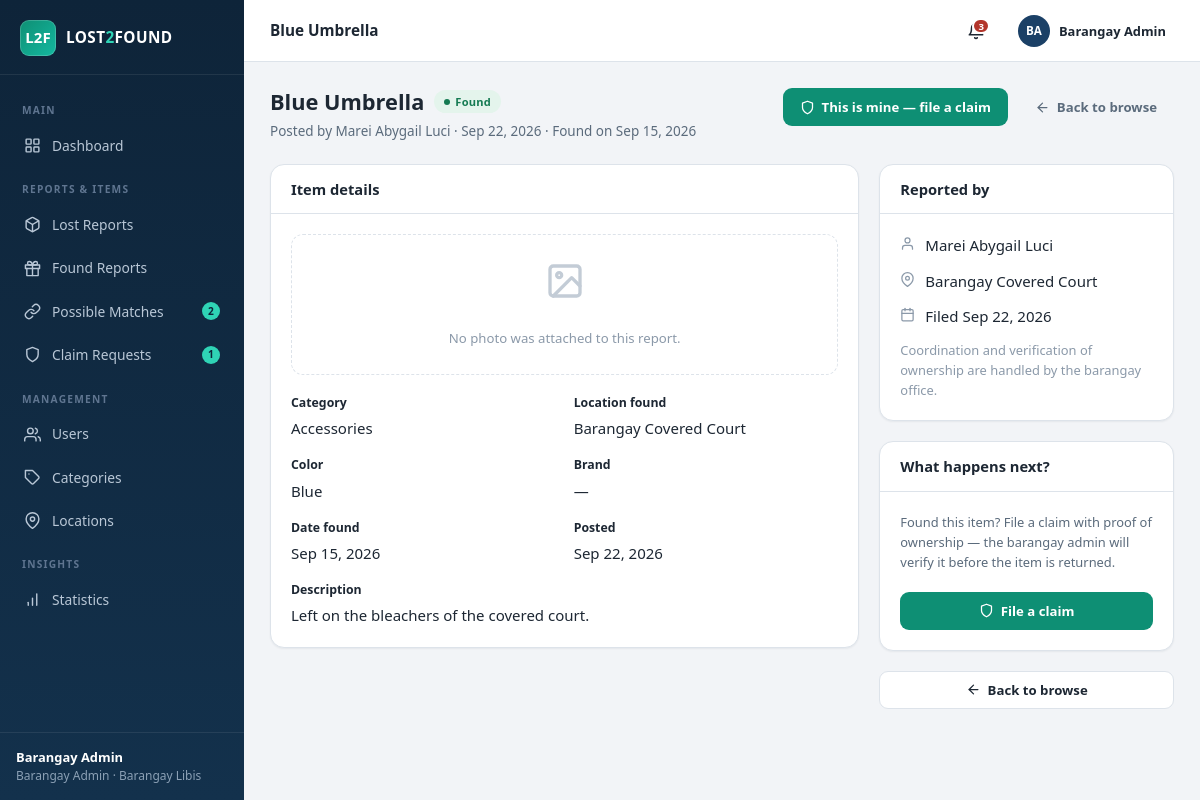
/resident/item_view.php?type=found&id=2&tab=all (signed in), run on the app's committed database.
### tables this page shows
CREATE TABLE IF NOT EXISTS found_items (
  id          INT AUTO_INCREMENT PRIMARY KEY,
  user_id     INT NOT NULL,
  category_id INT NOT NULL,
  location_id INT NOT NULL,
  item_name   VARCHAR(100) NOT NULL,
  description TEXT NOT NULL,
  color       VARCHAR(40)  NOT NULL,
  brand       VARCHAR(60)  DEFAULT NULL,
  date_found  DATE NOT NULL,
  photo       VARCHAR(255) DEFAULT NULL,
  status      ENUM('pending','approved','rejected','matched','returned','closed')
              DEFAULT 'pending',
  reporter_privacy ENUM('name','anonymous') DEFAULT 'name',
  created_at  TIMESTAMP DEFAULT CURRENT_TIMESTAMP,
  updated_at  TIMESTAMP DEFAULT CURRENT_TIMESTAMP ON UPDATE CURRENT_TIMESTAMP,
  FOREIGN KEY (user_id)     REFERENCES users(id)     ON DELETE CASCADE,
  FOREIGN KEY (category_id) REFERENCES categories(id),
  FOREIGN KEY (location_id) REFERENCES locations(id)
);

CREATE TABLE IF NOT EXISTS users (
  id             INT AUTO_INCREMENT PRIMARY KEY,
  full_name      VARCHAR(100) NOT NULL,
  email          VARCHAR(100) NOT NULL UNIQUE,
  password       VARCHAR(255) NOT NULL,
  contact_number VARCHAR(20)  NOT NULL,
  address        VARCHAR(150) NOT NULL,
  role           ENUM('resident','admin') DEFAULT 'resident',
  status         ENUM('pending','active','inactive','rejected') DEFAULT 'pending',
  residency_proof VARCHAR(255) DEFAULT NULL,      
  review_remarks   VARCHAR(255) DEFAULT NULL,     
  reviewed_by      INT DEFAULT NULL,              
  reviewed_at      DATETIME DEFAULT NULL,         
  show_name      TINYINT(1) DEFAULT 1,           
  anonymous_name VARCHAR(60) DEFAULT NULL UNIQUE,  
  created_at     TIMESTAMP DEFAULT CURRENT_TIMESTAMP,
  updated_at     TIMESTAMP DEFAULT CURRENT_TIMESTAMP ON UPDATE CURRENT_TIMESTAMP
);

CREATE TABLE IF NOT EXISTS categories (
  id            INT AUTO_INCREMENT PRIMARY KEY,
  category_name VARCHAR(80) NOT NULL UNIQUE,
  created_at    TIMESTAMP DEFAULT CURRENT_TIMESTAMP
);

CREATE TABLE IF NOT EXISTS locations (
  id            INT AUTO_INCREMENT PRIMARY KEY,
  location_name VARCHAR(100) NOT NULL UNIQUE,
  created_at    TIMESTAMP DEFAULT CURRENT_TIMESTAMP
);

### config/db.php (called while the page is built, shortened)
<?php
function get_db(): PDO {
    static $pdo = null;
    if ($pdo === null) {
        $dsn = 'mysql:host=' . DB_HOST . ';dbname=' . DB_NAME . ';charset=utf8mb4';
        try {
            $pdo = new PDO($dsn, DB_USER, DB_PASS, [
                PDO::ATTR_ERRMODE            => PDO::ERRMODE_EXCEPTION,
                PDO::ATTR_DEFAULT_FETCH_MODE => PDO::FETCH_ASSOC,
                PDO::ATTR_EMULATE_PREPARES   => false,
            ]);
        } catch (PDOException $e) {
            http_response_code(500);
            echo '<div style="font-family:Segoe UI,Arial,sans-serif;max-width:640px;margin:60px auto;padding:24px;border:1px solid #e5e9ef;border-radius:12px">'
               . '<h2 style="margin:0 0 8px;color:#b3261e">Database connection failed</h2>'
               . '<p style="color:#555">' . htmlspecialchars($e->getMessage()) . '</p>'
               . '<p style="color:#555">Make sure MySQL is running in XAMPP, then import the file '
               . '<strong>database/lost2found.sql</strong> via phpMyAdmin '
               . '(<a href="http://localhost/phpmyadmin"><strong>localhost/phpmyadmin</strong></a>).</p>'
               . '</div>';
            exit;
        }
    }
    return $pdo;
}

### resident/item_view.php (the view, shortened to what this page needs)
<?php
require_once __DIR__ . '/../config/config.php';
$db      = get_db();
$uid     = (int)$_SESSION['user']['id'];
$type    = ($_GET['type'] ?? 'lost') === 'found' ? 'found' : 'lost';
$id      = (int)($_GET['id'] ?? 0);
$tab     = in_array((string)($_GET['tab'] ?? ''), ['all', 'lost', 'found'], true) ? (string)$_GET['tab'] : 'all';
$table   = $type . '_items';
$dateCol = $type === 'lost' ? 'date_lost' : 'date_found';
$visible = $type === 'lost'
    ? "('approved','matched','claimed','closed')"
    : "('approved','matched','returned')";
$st = $db->prepare(
    "SELECT i.*, u.full_name AS owner_name, u.anonymous_name AS owner_anonymous,
            c.category_name, loc.location_name
     FROM {$table} i
     JOIN users u ON u.id = i.user_id
     JOIN categories c ON c.id = i.category_id
     JOIN locations loc ON loc.id = i.location_id
     WHERE i.id = ? AND (i.user_id = ? OR i.status IN {$visible})"
);
$st->execute([$id, $uid]);
$item = $st->fetch();
$isOwn   = (int)$item['user_id'] === $uid;
$backUrl = 'resident/browse.php?type=' . $tab;
$reportedBy = reporter_label($item['owner_name'], $item['owner_anonymous'] ?? null, $item['reporter_privacy']);
$myClaim = null;
if ($type === 'found' && !$isOwn) {
    $st = $db->prepare("SELECT id, status FROM claim_requests WHERE found_item_id = ? AND claimant_id = ? ORDER BY id DESC LIMIT 1");
    $st->execute([$id, $uid]);
    $myClaim = $st->fetch();
}
$title  = $item['item_name'];
$active = 'browse';
require __DIR__ . '/../includes/header.php';
?>
<div class="page-head">
  <div>
    <div class="flex" style="margin-bottom:6px">
      <h1 style="margin:0"><?= e($item['item_name']) ?></h1>
      <span class="badge <?= $type === 'lost' ? 'badge-info' : 'badge-success' ?>">
        <?= $type === 'lost' ? 'Lost' : 'Found' ?>
      </span>
    </div>
    <p>
      <?= $isOwn ? 'Your report' : 'Posted by ' . e($reportedBy) ?>
      · <?= time_ago($item['created_at']) ?>
      · <?= $type === 'lost' ? 'Lost on' : 'Found on' ?> <?= fmt_date($item[$dateCol]) ?>
    </p>
  </div>
  <div class="flex">
    <?php if ($type === 'found' && !$isOwn): ?>
      <?php if ($myClaim): ?>
        <span class="badge badge-warn">Claim <?= e($myClaim['status']) ?></span>
        <a class="btn btn-outline" href="<?= base_url('resident/claims.php') ?>"><?= icon('shield', 'i i-sm') ?> My claims</a>
      <?php elseif (in_array($item['status'], ['approved', 'matched'], true)): ?>
        <a class="btn btn-teal" href="<?= base_url('resident/claims.php?new=' . (int)$item['id']) ?>">
          <?= icon('shield', 'i i-sm') ?> This is mine — file a claim
        </a>
      <?php endif; ?>
    <?php endif; ?>
    <a class="btn btn-ghost" href="<?= base_url($backUrl) ?>"><?= icon('back', 'i i-sm') ?> Back to browse</a>
  </div>
</div>
<div class="grid-2-1">
  <div class="card">
    <div class="card-head"><h3>Item details</h3></div>
    <div class="card-body">
      <?php if ($item['photo']): ?>
        <img src="<?= e(photo_url($item['photo'])) ?>" alt="<?= e($item['item_name']) ?>"
             style="max-height:340px;width:100%;object-fit:cover;border-radius:12px;border:1px solid var(--border);margin-bottom:18px">
      <?php else: ?>
        <div class="empty" style="padding:26px 16px;border:1px dashed var(--border);border-radius:12px;margin-bottom:18px">
          <?= icon('image', 'i i-lg') ?>
          <p class="faint" style="margin-top:8px">No photo was attached to this report.</p>
        </div>
      <?php endif; ?>
      <div class="form-grid">
        <div class="field"><label>Category</label><p><?= e($item['category_name']) ?></p></div>
        <div class="field">
          <label><?= $type === 'lost' ? 'Location lost' : 'Location found' ?></label>
          <p><?= e($item['location_name']) ?></p>
        </div>
        <div class="field"><label>Color</label><p><?= e($item['color']) ?></p></div>
        <div class="field"><label>Brand</label><p><?= e($item['brand'] ?: '—') ?></p></div>
        <div class="field">
          <label><?= $type === 'lost' ? 'Date lost' : 'Date found' ?></label>
          <p><?= fmt_date($item[$dateCol]) ?></p>
        </div>
        <div class="field"><label>Posted</label><p><?= time_ago($item['created_at']) ?></p></div>
        <div class="field full"><label>Description</label><p><?= nl2br(e($item['description'])) ?></p></div>
      </div>
    </div>
  </div>
  <div style="display:flex;flex-direction:column;gap:20px">
    <div class="card">
      <div class="card-head"><h3>Reported by</h3></div>
      <div class="card-body">
        <div class="flex mb-2">
          <span style="color:var(--text-faint)"><?= icon('user', 'i i-sm') ?></span>
          <?= e($reportedBy) ?><?= $isOwn ? ' (you)' : '' ?>
        </div>
        <div class="flex mb-2">
          <span style="color:var(--text-faint)"><?= icon('pin', 'i i-sm') ?></span>
          <?= e($item['location_name']) ?>
        </div>
        <div class="flex">
          <span style="color:var(--text-faint)"><?= icon('calendar', 'i i-sm') ?></span>
          Filed <?= time_ago($item['created_at']) ?>
        </div>
        <?php if (!$isOwn): ?>
          <p class="faint" style="margin-top:12px">
            Coordination and verification of ownership are handled by the barangay office.
          </p>
        <?php endif; ?>
      </div>
    </div>
    <div class="card">
      <div class="card-head"><h3>What happens next?</h3></div>
      <div class="card-body">
        <p class="small" style="color:var(--text-soft)">
          <?php if ($type === 'found'): ?>
            Found this item? File a claim with proof of ownership — the barangay admin will
            verify it before the item is returned.
          <?php else: ?>
            Found an item like this? Post it as a found report so the system can match it
            with this lost report automatically.
          <?php endif; ?>
        </p>
        <?php if ($type === 'found' && !$isOwn && !$myClaim && in_array($item['status'], ['approved', 'matched'], true)): ?>
          <a class="btn btn-teal btn-block mt-3" href="<?= base_url('resident/claims.php?new=' . (int)$item['id']) ?>">
            <?= icon('shield', 'i i-sm') ?> File a claim
          </a>
        <?php elseif ($type === 'lost' && !$isOwn): ?>
          <a class="btn btn-teal btn-block mt-3" href="<?= base_url('resident/item_form.php?type=found') ?>">
            <?= icon('gift', 'i i-sm') ?> Post a found item
          </a>
        <?php endif; ?>
      </div>
    </div>
    <a class="btn btn-outline btn-block" href="<?= base_url($backUrl) ?>"><?= icon('back', 'i i-sm') ?> Back to browse</a>
  </div>
</div>
<?php require __DIR__ . '/../includes/footer.php'; ?>

### includes/header.php (shortened to what this page needs)
<?php
require_once __DIR__ . '/../config/config.php';
$u       = current_user();
$isAdmin = is_admin();
$uid     = (int)$u['id'];
$u['full_name'] = $u['full_name'] ?? 'User';
$db      = get_db();
if ($isAdmin) {
    $pendingMatches = (int)$db->query("SELECT COUNT(*) FROM matches WHERE status = 'pending'")->fetchColumn();
    $pendingClaims  = (int)$db->query("SELECT COUNT(*) FROM claim_requests WHERE status = 'pending'")->fetchColumn();
    $pendingUsers   = (int)$db->query("SELECT COUNT(*) FROM users WHERE status = 'pending'")->fetchColumn();
    $myMatches      = 0;
}
$navSections = $isAdmin ? [
    ['Main', [
        ['dashboard', 'admin/dashboard.php', 'dashboard', 'Dashboard', 0],
    ]],
    ['Reports & Items', [
        ['lost',    'admin/lost_items.php',  'box',    'Lost Reports',     0],
        ['found',   'admin/found_items.php', 'gift',   'Found Reports',    0],
        ['matches', 'admin/matches.php',     'link',   'Possible Matches', $pendingMatches],
        ['claims',  'admin/claims.php',      'shield', 'Claim Requests',   $pendingClaims],
    ]],
    ['Management', [
        ['users',      'admin/users.php',      'users', 'Users',      $pendingUsers],
        ['categories', 'admin/categories.php', 'tag',   'Categories', 0],
        ['locations',  'admin/locations.php',  'pin',   'Locations',  0],
    ]],
    ['Insights', [
        ['reports', 'admin/reports.php', 'chart', 'Statistics', 0],
    ]],
] : [
    ['Main', [
        ['dashboard', 'resident/dashboard.php', 'dashboard', 'Dashboard',    0],
        ['browse',    'resident/browse.php',    'search',    'Browse Items', 0],
    ]],
    ['My Reports', [
        ['lost',    'resident/lost_items.php',  'box',    'Lost Reports',     0],
        ['found',   'resident/found_items.php', 'gift',   'Found Reports',    0],
        ['matches', 'resident/matches.php',     'link',   'Possible Matches', $myMatches],
        ['claims',  'resident/claims.php',      'shield', 'My Claims',        0],
    ]],
    ['Account', [
        ['profile', 'resident/profile.php', 'user', 'My Profile', 0],
    ]],
];
$nstmt = $db->prepare('SELECT * FROM notifications WHERE user_id = ? ORDER BY created_at DESC LIMIT 3');
$nstmt->execute([$uid]);
$notifs = $nstmt->fetchAll();
$unread = unread_notifications();
?>
<!DOCTYPE html>
<html lang="en">
<head>
<link rel="stylesheet" href="<?= base_url('assets/css/style.css') ?>?v=<?= (int)filemtime(__DIR__ . '/../assets/css/style.css') ?>">
</head>
<body>
<div class="app">
  <aside class="sidebar">
    <div class="brand">
      <div class="brand-mark">L2F</div>
      <div class="brand-name">LOST<span>2</span>FOUND</div>
    </div>
    <nav class="nav">
      <?php foreach ($navSections as [$section, $navItems]): ?>
        <div class="nav-label"><?= e($section) ?></div>
        <?php foreach ($navItems as [$key, $href, $ico, $label, $count]): ?>
          <a href="<?= base_url($href) ?>" class="<?= ($active ?? '') === $key ? 'active' : '' ?>">
            <?= icon($ico) ?><span><?= e($label) ?></span>
            <?php if ($count > 0): ?>
              <span class="count"><?= $count > 99 ? '99+' : $count ?></span>
            <?php endif; ?>
          </a>
        <?php endforeach; ?>
      <?php endforeach; ?>
    </nav>
    <div class="sidebar-foot">
      <strong><?= e($u['full_name']) ?></strong>
      <?= $isAdmin ? 'Barangay Admin' : 'Resident' ?> · Barangay Libis
    </div>
  </aside>
  <div class="main">
    <header class="topbar">
      <h2><?= e($title ?? '') ?></h2>
      <details class="menu">
        <summary class="icon-btn<?= $unread > 0 ? ' has-unread' : '' ?>" aria-label="Notifications">
          <?php if ($unread > 0): ?><span class="dot"><?= $unread > 9 ? '9+' : $unread ?></span><?php endif; ?>
        </summary>
      </details>
      <details class="menu">
        <summary>
          <div class="avatar"><?= e(initials($u['full_name'])) ?></div>
          <span class="nowrap"><strong class="small"><?= e($u['full_name']) ?></strong></span>
        </summary>
      </details>
    </header>
    <main class="content">

### data on the page
found_items: item_name "Blue Umbrella", user.full_name "Marei Abygail Luci", created_at "Sep 22, 2026", date_found "Sep 15, 2026", category.category_name "Accessories", location.location_name "Barangay Covered Court", color "Blue", brand "—", description "Left on the bleachers of the covered court."

### other printed values
$section "MAIN"
$label "Dashboard"
$section "REPORTS & ITEMS"
$label "Lost Reports"
$label "Found Reports"
$label "Possible Matches"
$count "2"
$label "Claim Requests"
$count "1"
$section "MANAGEMENT"
$label "Users"
$label "Categories"
$label "Locations"
$section "INSIGHTS"
$label "Statistics"
